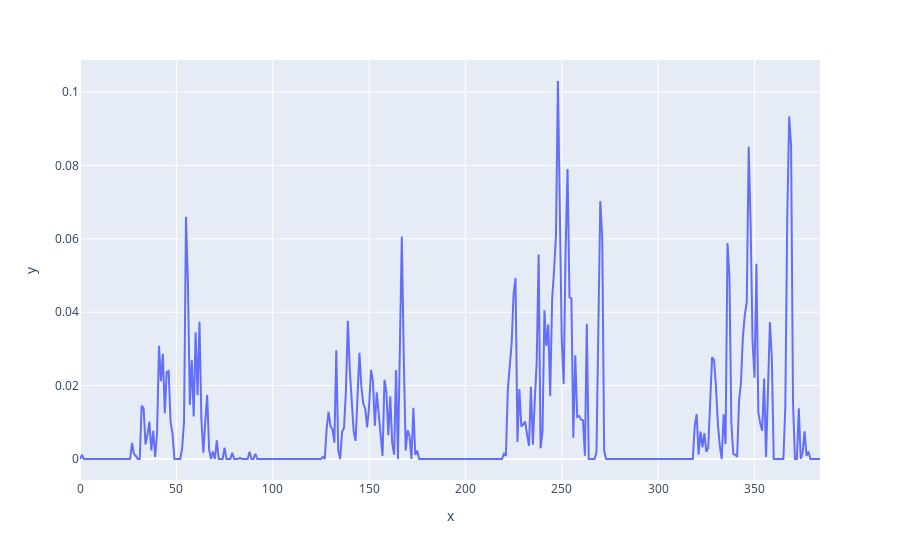

The notebook cell saved with this chart:
### Code cell
# Average over programmings

# Score
param = 'probability_dyskinesia'
smoothed = df[param].groupby(pd.Grouper(freq='15Min')).aggregate(np.mean)
#Number of days before and after programming
numDays=2

#Get days for the adjustments
changes=np.argwhere(np.any(np.diff(df_fine_patient_phases.iloc[:,2:],axis=0)!=0,axis=1))+1
changes = [c[0] for c in changes]

adjustments = df_fine_patient_phases['start_date'][changes]
t = adjustments.iloc[0]
td = datetime.timedelta(days=numDays)
tc = smoothed[t-td:t+td].values
timeseries = np.zeros((adjustments.shape[0],tc.shape[0]))

for r in range(adjustments.shape[0]):
    t = adjustments.iloc[r]
    tc = smoothed[t-td:t+td].values
    timeseries[r,:]=tc
    
timeseries[np.isnan(timeseries)]=0
#print(np.sum(timeseries==np.nan))
px.imshow(timeseries)
px.line(x=np.arange(tc.shape[0]),y=np.nanmean(timeseries,axis=0))

### Figure 1 — Plotly figure (JSON) as saved in the notebook; plotly's stock layout.template omitted (floating-point values rounded to 4 significant figures; data arrays with more than 128 entries replaced by an {"elided": "..."} marker saying what was removed)
{"data": [{"hovertemplate": "x=%{x}<br>y=%{y}<extra></extra>", "legendgroup": "", "line": {"color": "#636efa", "dash": "solid"}, "marker": {"symbol": "circle"}, "mode": "lines", "name": "", "orientation": "v", "showlegend": false, "type": "scatter", "x": {"elided": "385 int values"}, "xaxis": "x", "y": {"elided": "385 float values"}, "yaxis": "y"}], "layout": {"legend": {"tracegroupgap": 0}, "margin": {"t": 60}, "xaxis": {"anchor": "y", "domain": [0, 1], "title": {"text": "x"}}, "yaxis": {"anchor": "x", "domain": [0, 1], "title": {"text": "y"}}}}
